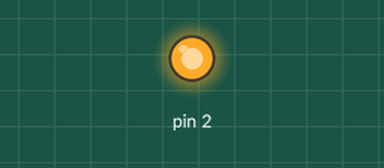
This sketch was run on a simulated Arduino Uno, built with avr-gcc and run on an emulated ATmega328P. Parts: output pins drawn as LEDs (lit = HIGH).

Above: at 0.15 s.
At 64.6 s:
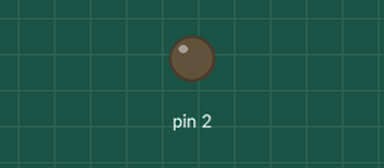
Timing chart, 0 to 67.0 s (numbered marks = the images above):
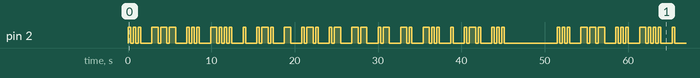

Measured:
- by itself, pin 2: moves between LOW and HIGH, repeating every 51.5 s
- by itself, everything shown: repeats every 51.5 s, in 78 steps

The sketch:

Ex1.ino
```cpp
int shortTime = 300;
int longTime = 750;
int endTime = shortTime + longTime;

void setup() {
  pinMode(2, OUTPUT);

}

void loop() {
  morseSOS();
  morseName();

  delay(5000);


}

void morseSOS() {
  blinkLed('S');
  blinkLed('O');
  blinkLed('S');
}

void morseName() {
  blinkLed('B');
  blinkLed('E');
  blinkLed('R');
  blinkLed('T');
  blinkLed('R');
  blinkLed('A');
  blinkLed('M');

  blinkLed('A');
  blinkLed('N');
  blinkLed('D');
  blinkLed('E');
  blinkLed('R');
  blinkLed('S');

}

void blinkLed(char bokstav) {

  switch (bokstav) {
    case 'A':
      blink(shortTime);
      blink(longTime);
      delay(endTime);
      break;

    case 'B':
      blink(longTime);
      blink(shortTime);
      blink(shortTime);
      blink(shortTime);
      delay(endTime);
      break;

    case 'C':
      blink(longTime);
      blink(shortTime);
      blink(longTime);
      blink(shortTime);
      delay(endTime);
      break;

    case 'D':
      blink(longTime);
      blink(shortTime);
      blink(shortTime);
      delay(endTime);
      break;

    case 'E':
      blink(shortTime);
      delay(endTime);
      break;

    case 'F':
      blink(shortTime);
      blink(shortTime);
      blink(longTime);
      blink(shortTime);
      delay(endTime);
      break;

    case 'G':
      blink(longTime);
      blink(longTime);
      blink(shortTime);
      delay(endTime);
      break;

    case 'H':
      blink(shortTime);
      blink(shortTime);
      blink(shortTime);
      blink(shortTime);
      delay(endTime);
      break;

    case 'I':
      blink(shortTime);
      blink(shortTime);
      delay(endTime);
      break;

    case 'J':
      blink(shortTime);
      blink(longTime);
      blink(longTime);
      blink(longTime);
      delay(endTime);
      break;

    case 'K':
      blink(longTime);
      blink(shortTime);
      blink(longTime);
      delay(endTime);
      break;

    case 'L':
      blink(shortTime);
      blink(longTime);
      blink(shortTime);
      blink(shortTime);
      delay(endTime);
      break;

    case 'M':
      blink(longTime);
      blink(longTime);
      delay(endTime);
      break;

    case 'N':
      blink(longTime);
      blink(shortTime);
      delay(endTime);
      break;

    case 'O':
      blink(longTime);
      blink(longTime);
      blink(longTime);
      delay(endTime);
      break;

    case 'P':
      blink(shortTime);
      blink(longTime);
      blink(longTime);
      blink(shortTime);
      delay(endTime);
      break;

    case 'Q':
      blink(longTime);
      blink(longTime);
      blink(shortTime);
      blink(longTime);
      delay(endTime);
      break;

    case 'R':
      blink(shortTime);
      blink(longTime);
      blink(shortTime);
      delay(endTime);
      break;

    case 'S':
      blink(shortTime);
      blink(shortTime);
      blink(shortTime);
      delay(endTime);
      break;

    case 'T':
      blink(longTime);
      delay(endTime);
      break;

    case 'U':
      blink(shortTime);
      blink(shortTime);
      blink(longTime);
      delay(endTime);
      break;

    case 'V':
      blink(shortTime);
      blink(shortTime);
      blink(shortTime);
      blink(longTime);
      delay(endTime);
      break;

    case 'W':
      blink(shortTime);
      blink(longTime);
      blink(longTime);
      delay(endTime);
      break;

    case 'X':
      blink(longTime);
      blink(shortTime);
      blink(shortTime);
      blink(longTime);
      delay(endTime);
      break;

    case 'Y':
      blink(longTime);
      blink(shortTime);
      blink(longTime);
      blink(longTime);
      delay(endTime);
      break;

    case 'Z':
      blink(longTime);
      blink(longTime);
      blink(shortTime);
      blink(shortTime);
      delay(endTime);
      break;

    case '1':
      blink(shortTime);
      blink(longTime);
      blink(longTime);
      blink(longTime);
      blink(longTime);
      delay(endTime);
      break;

    case '2':
      blink(shortTime);
      blink(shortTime);
      blink(longTime);
      blink(longTime);
      blink(longTime);
      delay(endTime);
      break;

    case '3':
      blink(shortTime);
      blink(shortTime);
      blink(shortTime);
      blink(longTime);
      blink(longTime);
      delay(endTime);
      break;

    case '4':
      blink(shortTime);
      blink(shortTime);
      blink(shortTime);
      blink(shortTime);
      blink(longTime);
      blink(longTime);
      delay(endTime);
      break;

    case '5':
      blink(shortTime);
      blink(shortTime);
      blink(shortTime);
      blink(shortTime);
      blink(shortTime);
      delay(endTime);
      break;

    case '6':
      blink(longTime);
      blink(shortTime);
      blink(shortTime);
      blink(shortTime);
      blink(shortTime);
      delay(endTime);
      break;

    case '7':
      blink(longTime);
      blink(longTime);
      blink(shortTime);
      blink(shortTime);
      blink(shortTime);
      delay(endTime);
      break;

    case '8':
      blink(longTime);
      blink(longTime);
      blink(longTime);
      blink(shortTime);
      blink(shortTime);
      delay(endTime);
      break;

    case '9':
      blink(longTime);
      blink(longTime);
      blink(longTime);
      blink(longTime);
      blink(shortTime);
      delay(endTime);
      break;

    case '0':
      blink(longTime);
      blink(longTime);
      blink(longTime);
      blink(longTime);
      blink(longTime);
      delay(endTime);
      break;


  }

}

void blink(int length) {
  digitalWrite(2, HIGH);
  delay(length);
  digitalWrite(2, LOW);
  delay(shortTime);
}
```
